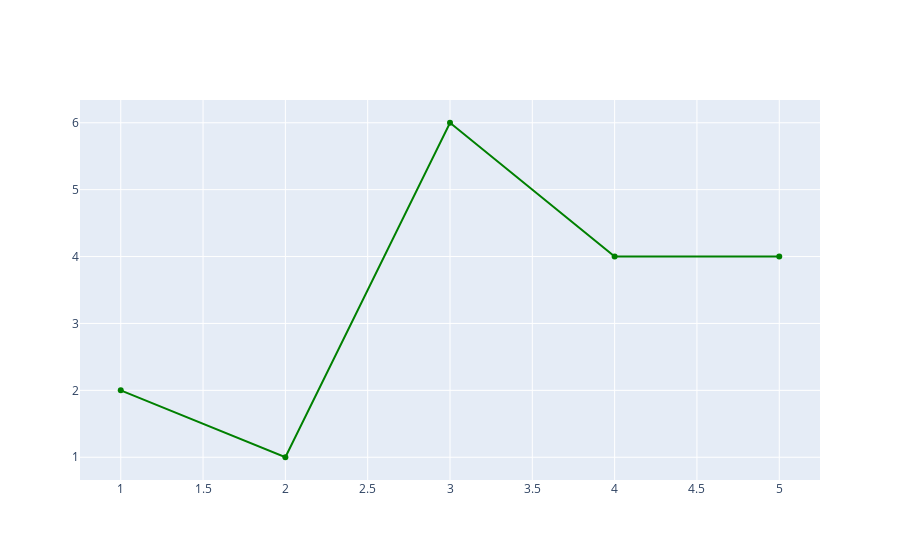

Source (notebook cell):
### Code cell
import plotly.graph_objects as go

fig = go.Figure()

fig.add_trace(go.Scatter(
    x=[1, 2, 3, 4, 5],
    y=[2, 1, 6, 4, 4],
    hovertext=["Text A", "Text B", "Text C", "Text D", "Text E"],
    hoverinfo="text+x+y",  ##################### change
    marker=dict(
        color="green"
    ),
    showlegend=False
))

fig.show()

### Figure 1 — Plotly figure (JSON) as saved in the notebook; plotly's stock layout.template omitted (floating-point values rounded to 4 significant figures)
{"data": [{"hoverinfo": "text+x+y", "hovertext": ["Text A", "Text B", "Text C", "Text D", "Text E"], "marker": {"color": "green"}, "showlegend": false, "type": "scatter", "x": [1, 2, 3, 4, 5], "y": [2, 1, 6, 4, 4]}], "layout": {}}
